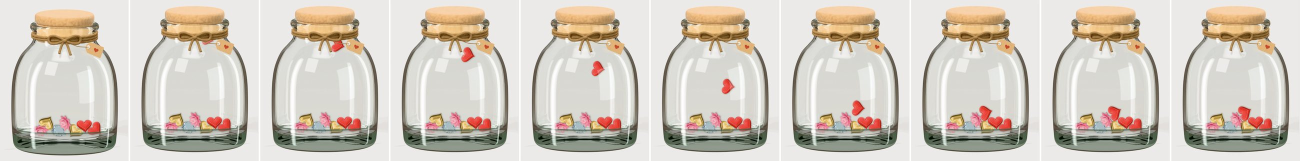
#> input picture app/docs/jar-redesign/hat-roi-khi-bam-xong.jpg, 2600 x 321 px, given in place of charm_heart_red.png, which was not available (shown at 1/2 size)
$ python export.py ../../app/docs/jar-redesign/hat-roi-khi-bam-xong.jpg
#> lines starting #> are read from the running program, lines starting #| are printed output that depends on the picture; after the words box and inside, x2 and y2 are one past the last pixel; in counts of white or black regions, pixels touching at a corner belong together
# Ảnh render -> asset cho app (Python thường, cần numpy + Pillow):
#   python branding/jar/export.py <thư mục render> [charms] [jar]
# Hạt: cắt viền, chuẩn hoá cỡ nhìn thấy, ra charm-<id>.webp (192 px) và charm-<id>-s.webp (72 px).
# Lọ: tách độ trong từ cặp ảnh phông đen/trắng (EXR -> npy do run.py ghi), nén sáng kiểu Khronos PBR Neutral
#     như sprite hạt, ra jar-back / jar-front (840 px) và bản -s (372 px).
# Số liệu cho mô phỏng xếp hạt (lòng lọ, cỡ hạt, vòng va chạm của hạt) ghi vào app/src/jarData.json.
import sys, os, json, math
import numpy as np
from PIL import Image, ImageFilter

HERE = os.path.dirname(os.path.abspath(__file__))
OUT = os.path.abspath(os.path.join(HERE, '..', '..', 'app', 'public', 'jar'))
IDS = ['heart_red', 'lotus', 'sun', 'leaf', 'pearl', 'sakura', 'gold', 'crystal', 'rainbow', 'dew']
SPRITE = 192
SPRITE_S = 72
EXPOSURE = -0.6
JAR_S = 372
SEED = 128 / 840   # cạnh sprite hạt trong lọ, theo bề ngang ảnh lọ (39 hạt thì đầy tới dưới vai, chưa chạm thẻ)
FLOOR = 0.03       # đáy lọ nhìn qua thành kính dày cao hơn đáy thật: nâng mặt đáy khi xếp hạt


def srgb_enc(x):
    x = np.clip(x, 0, 1)
    return np.where(x <= 0.0031308, x * 12.92, 1.055 * np.power(x, 1 / 2.4) - 0.055)


def srgb_dec(x):
    return np.where(x <= 0.04045, x / 12.92, ((x + 0.055) / 1.055) ** 2.4)


# [14 lines left out: function pbr_neutral, not called in this run]


def premul_resize(im, size):
    a = np.asarray(im, np.float32) / 255
    p = a.copy()
    p[..., :3] *= p[..., 3:]
    chans = [Image.fromarray(p[..., i]).resize(size, Image.LANCZOS) for i in range(4)]
    q = np.stack([np.asarray(c) for c in chans], -1)
    q = np.clip(q, 0, 1)
    al = q[..., 3:]
    q[..., :3] = np.where(al > 1e-4, q[..., :3] / np.maximum(al, 1e-4), 0)
    return Image.fromarray((np.clip(q, 0, 1) * 255 + 0.5).astype(np.uint8), 'RGBA')


def save_webp(im, path, q=88, aq=95):
    im.save(path, 'WEBP', quality=q, alpha_quality=aq, method=6, exact=False)
    return os.path.getsize(path)


def circles_for(mask, most=9, cover=0.94):
    """Phủ hình hạt bằng vài vòng tròn nội tiếp (tham lam theo khoảng cách tới mép). Toạ độ px sprite."""
    m = mask.astype(bool)
    edge = m & ~(np.roll(m, 1, 0) & np.roll(m, -1, 0) & np.roll(m, 1, 1) & np.roll(m, -1, 1))
    ey, ex = np.nonzero(edge)
    E = np.stack([ex, ey], -1).astype(np.float32)
    iy, ix = np.nonzero(m)
    I = np.stack([ix, iy], -1).astype(np.float32)
    D = np.empty(len(I), np.float32)
    for s0 in range(0, len(I), 2048):
        d = I[s0:s0 + 2048, None, :] - E[None]
        D[s0:s0 + 2048] = np.sqrt((d * d).sum(-1)).min(1)
    covered = np.zeros(len(I), bool)
    out = []
    rmin = D.max() * 0.17
    for _ in range(most):
        cand = np.where(~covered, D, -1)
        k = int(np.argmax(cand))
        if cand[k] < rmin:
            break
        c, r = I[k], float(D[k])
        out.append([float(c[0]), float(c[1]), r * 1.05])
        covered |= ((I - c) ** 2).sum(-1) <= r * r
        if covered.mean() >= cover:
            break
    ys, xs = np.nonzero(m)
    pts = np.stack([xs, ys], -1).astype(np.float64)
    ev = np.linalg.eigvalsh(np.cov((pts - pts.mean(0)).T))
    return out, math.sqrt(ev[1] / max(ev[0], 1e-9))


def halo(im, blur=0.035, op=0.42, dy=0.025):
    """Bóng mềm sát dưới hạt (nằm trong sprite): hạt chồng lên nhau trong lọ có chiều sâu, ở lưới chọn hạt thì như đặt trên giấy."""
    a = im.split()[3]
    sh = Image.new('RGBA', im.size, (0x3B, 0x2C, 0x22, 0))
    sh.putalpha(a.filter(ImageFilter.GaussianBlur(im.width * blur)).point(lambda v: int(v * op)))
    out = Image.new('RGBA', im.size, (0, 0, 0, 0))
    out.alpha_composite(sh, (0, round(im.width * dy)))
    out.alpha_composite(im)
    return out


def export_charms(src):
    meta = {}
    total = 0
    for cid in IDS:
        p = os.path.join(src, f'charm_{cid}.png')
        im = Image.open(p).convert('RGBA')
        a = np.asarray(im)[..., 3]
#> a: shape (321, 2600); every value is 255
        ys, xs = np.nonzero(a > 8)
        box = (xs.min(), ys.min(), xs.max() + 1, ys.max() + 1)
#> box = (0, 0, 2600, 321)
        crop = im.crop(box)
        w, h = crop.size
#> w = 2600; h = 321
        # cỡ nhìn thấy: căn theo diện tích phủ, nhưng không cho cạnh dài vượt khung
        area = (np.asarray(crop)[..., 3] > 128).sum()
#> area = 834600
        target_area = (SPRITE * 0.72) ** 2 * 0.62
        s = math.sqrt(target_area / max(area, 1))
#> s = 0.119
        s = min(s, SPRITE * 0.86 / max(w, h))
#> s = 0.0635
        nw, nh = max(1, round(w * s)), max(1, round(h * s))
#> nw = 165; nh = 20
        big = premul_resize(crop, (nw, nh))
#> in premul_resize, `chans = [Image.fromarray(p[..., i]).resize(size, Image.LANCZOS) for i ..`: chans = 4 items
#> in premul_resize, `al = q[..., 3:]`: al: shape (20, 165, 1) float32; every value is 1
        canvas = Image.new('RGBA', (SPRITE, SPRITE), (0, 0, 0, 0))
#> canvas: PIL image 192x192 RGBA; every value is 0
        canvas.paste(big, ((SPRITE - nw) // 2, (SPRITE - nh) // 2))
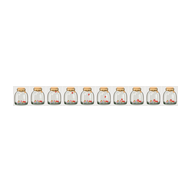
#> canvas: PIL image 192x192 RGBA; mean R, G, B, A 18.8, 18.2, 17.2, 22.8; transparent parts drawn white
        mask = np.asarray(canvas)[..., 3] > 110
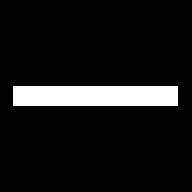
#> mask: shape (192, 192) bool; 9% white; 1 white region, box (x1, y1, x2, y2) and area: (13, 86, 178, 106) 3300
        canvas = halo(canvas)
#> in halo, `sh.putalpha(a.filter(ImageFilter.GaussianBlur(im.width * blur)).point(..`:
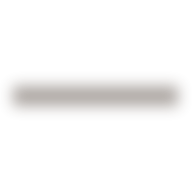
#> sh: PIL image 192x192 RGBA; mean R, G, B, A 59, 44, 34, 9.4; transparent parts drawn white
        total += save_webp(canvas, os.path.join(OUT, f'charm-{cid}.webp'))
        small = premul_resize(canvas, (SPRITE_S, SPRITE_S))
#> call 2 of premul_resize, with size = (72, 72)
#> in premul_resize (call 2), `p[..., :3] *= p[..., 3:]`:
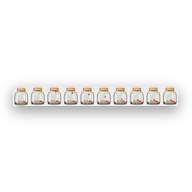
#> p: shape (192, 192, 4) float32; mean R, G, B, A 0.0769, 0.0735, 0.0693, 0.103; transparent parts drawn white
#> in premul_resize (call 2), `al = q[..., 3:]`:
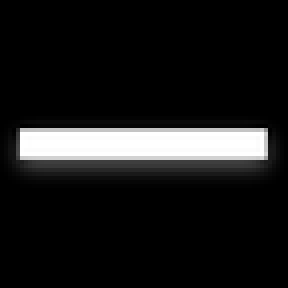
#> al: shape (72, 72, 1) float32 (shown 4 times larger); min 0, max 1, mean 0.102
#> in premul_resize (call 2), `q[..., :3] = np.where(al > 1e-4, q[..., :3] / np.maximum(al, 1e-4), 0)`:
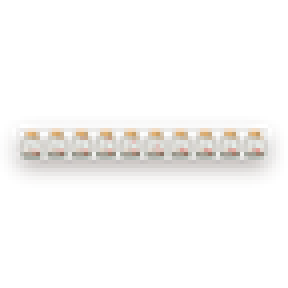
#> q: shape (72, 72, 4) float32 (shown 4 times larger); mean of channels 0, 1, 2, 3 0.121, 0.108, 0.0973, 0.102; transparent parts drawn white
        total += save_webp(small, os.path.join(OUT, f'charm-{cid}-s.webp'), 90)
        circ, ratio = circles_for(mask)
#> in circles_for, `edge = m & ~(np.roll(m, 1, 0) & np.roll(m, -1, 0) & np.roll(m, 1, 1) &..`:
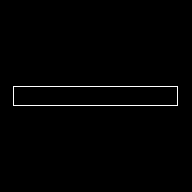
#> edge: shape (192, 192) bool; 0.99% white in thin lines or dots, all inside (x1, y1, x2, y2) = (13, 86, 178, 106)
#> in circles_for, `ey, ex = np.nonzero(edge)`: ey = 366 values from 86 to 105; ex = 366 values, max 177 at index 164, min 13 at index 0, mean 95
#> in circles_for, `E = np.stack([ex, ey], -1).astype(np.float32)`: E = 366 pairs, first value 13 to 177, second value 86 to 105
#> in circles_for, `iy, ix = np.nonzero(m)`: iy = 3300 values from 86 to 105; ix = 3300 values, max 177 at index 164, min 13 at index 0, mean 95
#> in circles_for, `I = np.stack([ix, iy], -1).astype(np.float32)`: I = 3300 pairs, first value 13 to 177, second value 86 to 105
#> the loop in circles_for, `for s0 in range(0, len(I), 2048):` made 2 passes
#> s0 on pass 2: 2048
#> after the loop in circles_for, `for s0 in range(0, len(I), 2048):`: D = 3300 values, max 9 at index 1494, min 0 at index 0, mean 4.3
#> in circles_for, `rmin = D.max() * 0.17`: rmin = 1.53
#> the loop in circles_for, `for _ in range(most):` made 9 passes
#> (k, c) on passes 1 to 9: (1494, [22, 95]), (1504, [32, 95]), (1514, [42, 95]), (1524, [52, 95]), (1534, [62, 95]), (1544, [72, 95]), (1554, [82, 95]), (1564, [92, 95]), (1574, [102, 95])
#> after the loop in circles_for, `for _ in range(most):`: out = [[22, 95, 9.45], [32, 95, 9.45], [42, 95, 9.45], [52, 95, 9.45], [62, 95, 9.45], [72, 95, 9.45], [82, 95, 9.45], [92, 95, 9.45], [102, 95, 9.45]]
#> in circles_for, `ys, xs = np.nonzero(m)`: ys = 3300 values from 86 to 105; xs has the same summary as ix
#> in circles_for, `pts = np.stack([xs, ys], -1).astype(np.float64)`: pts has the same summary as I
#> in circles_for, `ev = np.linalg.eigvalsh(np.cov((pts - pts.mean(0)).T))`: ev = [33.26, 2269.4]
#> circ has the same summary as out in circles_for; ratio = 8.26
        meta[cid] = {'c': [[round((x - SPRITE / 2) / SPRITE, 4), round((y - SPRITE / 2) / SPRITE, 4), round(r / SPRITE, 4)] for x, y, r in circ]}
        print(cid, (nw, nh), 'ratio %.2f' % ratio, len(circ), 'circles')
#| heart_red (165, 20) ratio 8.26 9 circles
#> pass 2 of the loop in export_charms, `for cid in IDS:`:
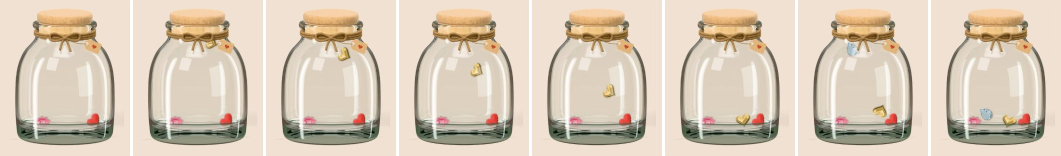
#> input picture app/docs/jar-redesign/hat-roi-trang-chu.jpg, 2122 x 312 px, given in place of charm_lotus.png, which was not available (shown at 1/2 size)
#> im: PIL image 2122x312 RGBA
#> box = (0, 0, 2122, 312)
#> area = 662064
#> in export_charms, `s = math.sqrt(target_area / max(area, 1))`: s = 0.134
#> in export_charms, `s = min(s, SPRITE * 0.86 / max(w, h))`: s = 0.0778
#> nh = 24
#> al: shape (24, 165, 1) float32; every value is 1
#> mask: shape (192, 192) bool; 10.7% white; 1 white region, box (x1, y1, x2, y2) and area: (13, 84, 178, 108) 3960
#> in premul_resize (call 4), `p[..., :3] *= p[..., 3:]`:
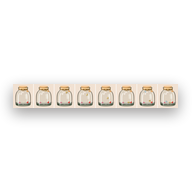
#> p: shape (192, 192, 4) float32; mean R, G, B, A 0.0948, 0.0877, 0.0796, 0.121; transparent parts drawn white
#> al: shape (72, 72, 1) float32
#> in circles_for (call 2), `edge = m & ~(np.roll(m, 1, 0) & np.roll(m, -1, 0) & np.roll(m, 1, 1) &..`:
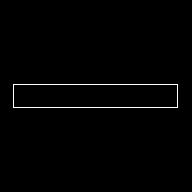
#> edge: shape (192, 192) bool; 1% white in thin lines or dots, all inside (x1, y1, x2, y2) = (13, 84, 178, 108)
#> ey = 374 values from 84 to 107; ex = 374 values, max 177 at index 164, min 13 at index 0, mean 95
#> E = 374 pairs, first value 13 to 177, second value 84 to 107
#> iy = 3960 values from 84 to 107; ix = 3960 values, max 177 at index 164, min 13 at index 0, mean 95
#> I = 3960 pairs, first value 13 to 177, second value 84 to 107
#> in circles_for (call 2), `D = np.empty(len(I), np.float32)`: D = 3960 values, max 1.88 at index 9, min -3.57 at index 329, mean 0.919
#> the loop in circles_for (call 2), `for s0 in range(0, len(I), 2048):` made 2 passes
#> after the loop in circles_for (call 2), `for s0 in range(0, len(I), 2048):`: D = 3960 values, max 11 at index 1826, min 0 at index 0, mean 5.21
#> rmin = 1.87
#> the loop in circles_for (call 2), `for _ in range(most):` made 9 passes
#> (k, c) on passes 1 to 8: (1826, [24, 95]), (1838, [36, 95]), (1850, [48, 95]), (1862, [60, 95]), (1874, [72, 95]), (1886, [84, 95]), (1898, [96, 95]), (1910, [108, 95])
#> after the loop in circles_for (call 2), `for _ in range(most):`: out = [[24, 95, 11.55], [36, 95, 11.55], [48, 95, 11.55], [60, 95, 11.55], [72, 95, 11.55], [84, 95, 11.55], [96, 95, 11.55], [108, 95, 11.55], [120, 95, 11.55]]
#> ys = 3960 values from 84 to 107; xs has the same summary as ix
#> pts has the same summary as I
#> ev = [47.93, 2269.2]
#> circ has the same summary as out in circles_for; ratio = 6.88
#| lotus (165, 24) ratio 6.88 9 circles
    print('charms total', total // 1024, 'KB')
    return meta, total


# [89 lines left out: functions matte, over, to_img, inner_poly, resample, export_jar, not called in this run]


if __name__ == '__main__':
    src = sys.argv[1]
    what = sys.argv[2:] or ['charms', 'jar']
    os.makedirs(OUT, exist_ok=True)
    mp = os.path.abspath(os.path.join(HERE, '..', '..', 'app', 'src', 'jarData.json'))
    meta = json.load(open(mp)) if os.path.exists(mp) else {}
    if 'charms' in what:
#> (the run stopped early here; a loop or call above may not have finished)
